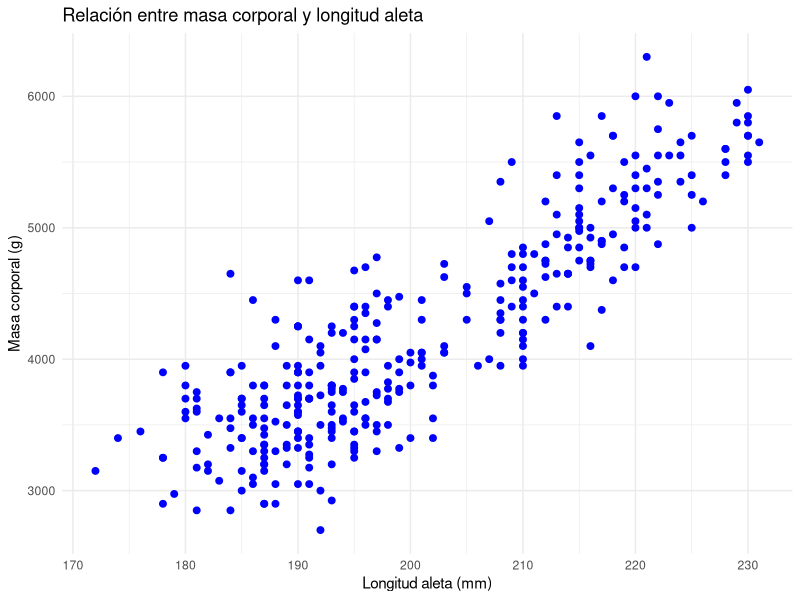
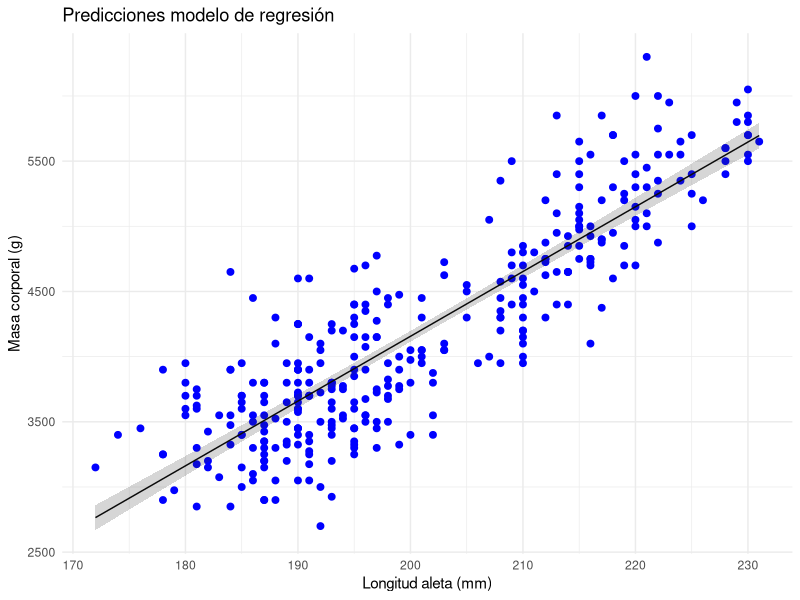
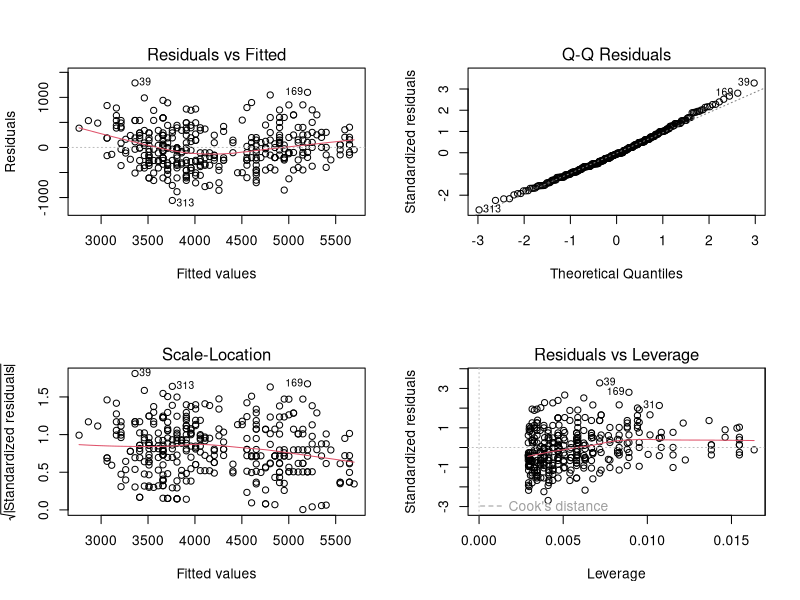
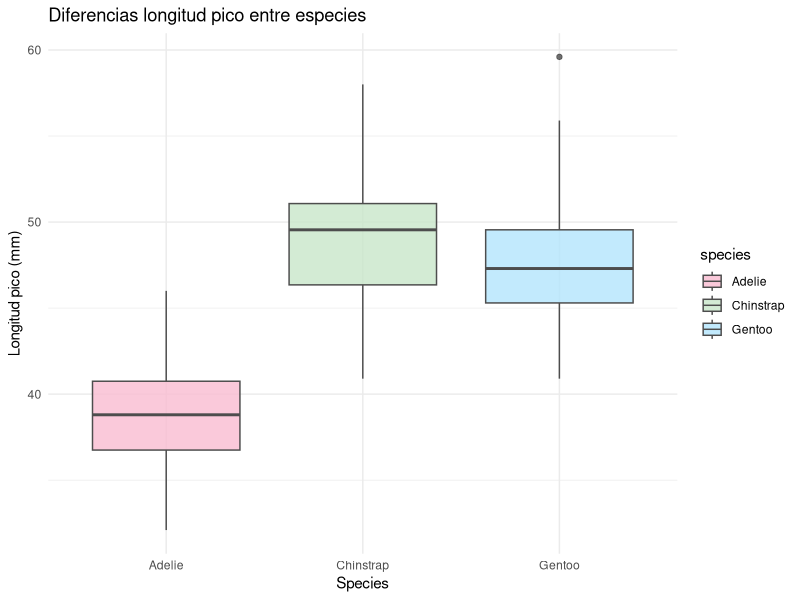
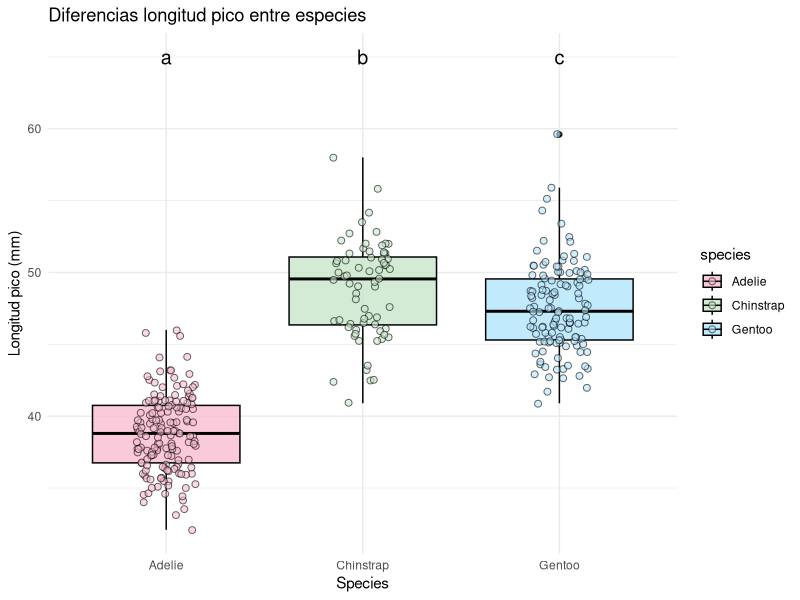
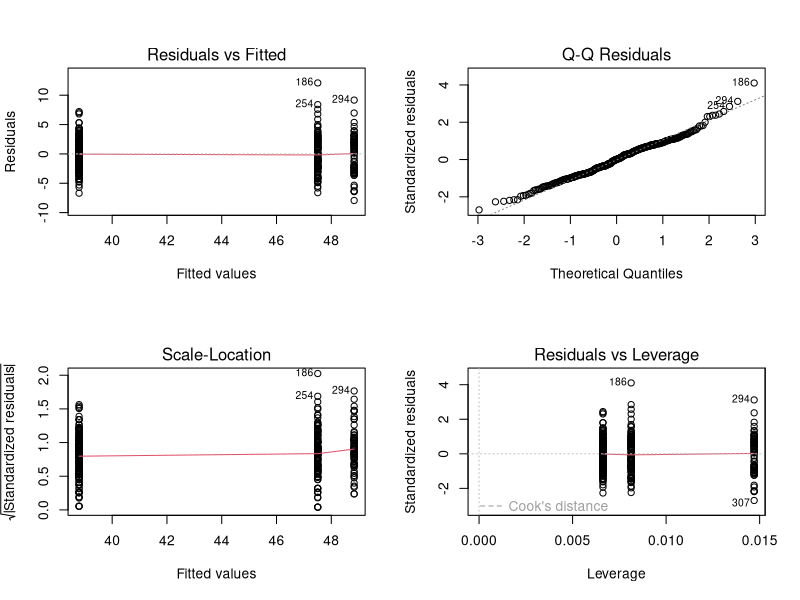
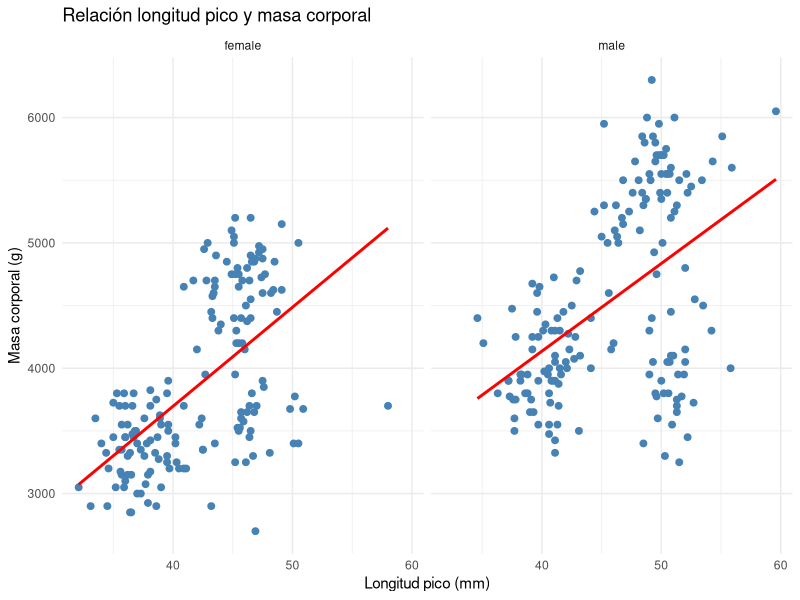
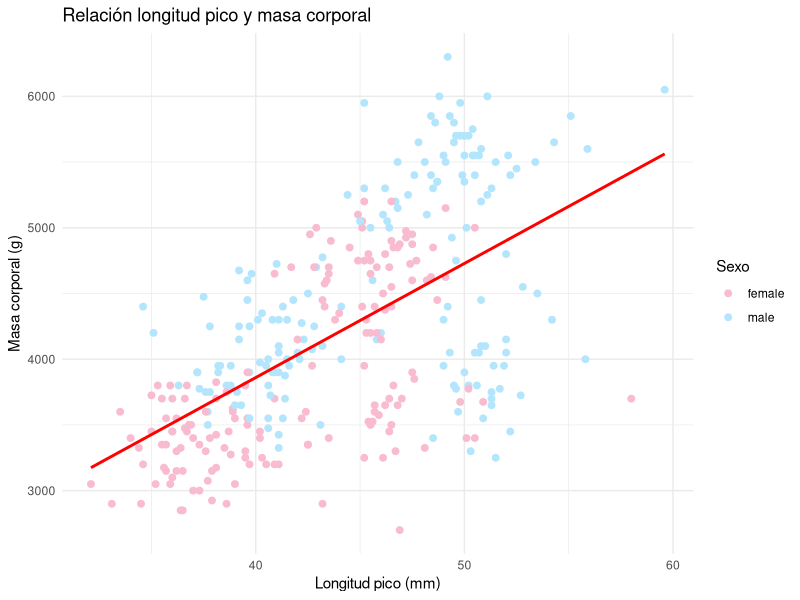

Recreate these plots in R, in order.
## ---- chunk 1
#| echo: true
library(palmerpenguins)
data(penguins)
head(penguins)
# eliminamos NAs variables que vamos a utilizar
library(dplyr)
penguins_clean <- penguins %>%
  filter(!is.na(flipper_length_mm), !is.na(body_mass_g))
## ---- chunk 2
#| echo: true
#| attr-source: "style='font-size: 0.8em'"
#| attr-output: "style='font-size: 0.2em'"
#| fig-width: 7     # ancho en pulgadas
#| fig-height: 5    # alto en pulgadas
#| fig-align: "center"
library(ggplot2)
ggplot(data = penguins_clean, aes(x = flipper_length_mm, y = body_mass_g)) +  
  geom_point(color = "blue", size = 2) +      
  labs(x = "Longitud aleta (mm)",         
       y = "Masa corporal (g)",                   
      title = "Relación entre masa corporal y longitud aleta "   
  ) +
  theme_minimal()        
## ---- chunk 3
#| echo: true
lm_reg1 <- lm(body_mass_g ~ flipper_length_mm, data = penguins_clean)
## ---- chunk 4
#| echo: true
anova(lm_reg1)
## ---- chunk 5
#| echo: true
summary(lm_reg1)
## ---- chunk 6
#| echo: true
#| attr-source: "style='font-size: 0.5em'"
#| attr-output: "style='font-size: 0.4em'"
#| fig-width: 7     # ancho en pulgadas
#| fig-height: 5    # alto en pulgadas
#| fig-align: "center"
library(broom)
library(tidyverse)
library(dplyr)
preds <- augment(lm_reg1, type.predict = "response", se_fit = TRUE)
preds <- preds %>%
  mutate(lower = .fitted - 1.96 * .se.fit,upper = .fitted + 1.96 * .se.fit)
  
ggplot(data = preds, aes(x = flipper_length_mm, y = body_mass_g)) +  
  geom_point(color = "blue", size = 2) +     
  geom_line(aes(y = .fitted)) +
  geom_ribbon(aes(ymin = lower, ymax = upper), alpha = 0.2) +
  labs(x = "Longitud aleta (mm)",         
       y = "Masa corporal (g)",                   
      title = "Predicciones modelo de regresión"   
  ) +
  theme_minimal()        
## ---- chunk 7
#| echo: true
#| attr-source: "style='font-size: 0.6em'"
#| attr-output: "style='font-size: 0.4em'"
#| fig-width: 6     # ancho en pulgadas
#| fig-height: 6    # alto en pulgadas
#| fig-align: "left"
par(mfrow=c(2,2))
plot(lm_reg1)      
## ---- chunk 8
#| echo: true
#| attr-source: "style='font-size: 0.6em'"
#| attr-output: "style='font-size: 0.4em'"
shapiro.test(residuals(lm_reg1))
## ---- chunk 9
#| echo: true
#| attr-source: "style='font-size: 0.6em'"
#| attr-output: "style='font-size: 0.4em'"
library(lmtest)
resettest(lm_reg1)
## ---- chunk 10
#| echo: true
#| attr-source: "style='font-size: 0.6em'"
#| attr-output: "style='font-size: 0.4em'"
library(car)
ncvTest(lm_reg1)
## ---- chunk 11
#| echo: true
#| attr-source: "style='font-size: 0.8em'"
#| attr-output: "style='font-size: 0.2em'"
#| fig-width: 7     # ancho en pulgadas
#| fig-height: 5    # alto en pulgadas
#| fig-align: "center"
ggplot(data = penguins, aes(x = species, y = bill_length_mm, fill = species)) +  
  geom_boxplot(alpha = 0.8, color = "gray30") +
  scale_fill_manual(values = c("#F8BBD0", "#C8E6C9", "#B3E5FC")) +
  labs(x = "Species",         
       y = "Longitud pico (mm)",                   
      title = "Diferencias longitud pico entre especies"   
  ) +
  theme_minimal()        
## ---- chunk 12
#| echo: true
penguins$species <- as.factor(penguins$species)
lm_reg2 <- lm(bill_length_mm ~ species, data = penguins)
## ---- chunk 13
#| echo: true
anova(lm_reg2)
## ---- chunk 14
#| echo: true
#| attr-source: "style='font-size: 0.6em'"
#| attr-output: "style='font-size: 0.4em'"
summary(lm_reg2)
## ---- chunk 15
#| echo: true
 contrasts(penguins$species)
## ---- chunk 16
#| echo: true
library(multcomp)
posthoc_species <- glht(lm_reg2, linfct=mcp(species="Tukey"))
summary(posthoc_species)
## ---- chunk 17
#| echo: true
#| attr-source: "style='font-size: 0.5em'"
#| attr-output: "style='font-size: 0.2em'"
#| fig-width: 9    # ancho en pulgadas
#| fig-height: 6    # alto en pulgadas
#| fig-align: "center"
ggplot(data = penguins, aes(x = species, y = bill_length_mm, fill = species, color = species)) +  
  geom_boxplot(alpha = 0.8, color = "black") +
  geom_jitter(width = 0.15, alpha = 0.6, size = 2, shape=21, color="black") +
  scale_fill_manual(values = c("#F8BBD0", "#C8E6C9", "#B3E5FC")) +
  scale_color_manual(values = c("#F8BBD0", "#C8E6C9", "#B3E5FC")) +
 labs(x = "Species",         
       y = "Longitud pico (mm)",                   
      title = "Diferencias longitud pico entre especies"   
  ) +
  theme_minimal() +
  geom_text(data = penguins[2,], aes(y = 65, label = "a"), color="black", 
            size=5, nudge_x = 0) +
  geom_text(data = penguins[2,], aes(y = 65, label = "b"), color="black", 
            size=5, nudge_x = 1) +
  geom_text(data = penguins[2,], aes(y = 65, label = "c"), color="black", 
            size=5, nudge_x = 2) 
## ---- chunk 18
#| echo: true
#| attr-source: "style='font-size: 0.6em'"
#| attr-output: "style='font-size: 0.4em'"
#| fig-width: 6     # ancho en pulgadas
#| fig-height: 6    # alto en pulgadas
#| fig-align: "left"
par(mfrow=c(2,2))
plot(lm_reg2)      
## ---- chunk 19
#| echo: true
levels(penguins$species)
penguins$species <- relevel(penguins$species, ref = "Gentoo")
levels(penguins$species)
## ---- chunk 20
#| echo: true
#| attr-source: "style='font-size: 0.6em'"
#| attr-output: "style='font-size: 0.2em'"
#| fig-width: 9    # ancho en pulgadas
#| fig-height: 6    # alto en pulgadas
#| fig-align: "center"
ggplot(subset(penguins, !is.na(sex)), aes(x = bill_length_mm, y = body_mass_g)) +
  geom_point(color = "steelblue", size = 2) +
  geom_smooth(method = "lm", se = FALSE, color = "red") +
  facet_wrap(~ sex) +
  labs(
    title = "Relación longitud pico y masa corporal",
    x = "Longitud pico (mm)",
    y = "Masa corporal (g)"
  ) +
  theme_minimal()
## ---- chunk 21
#| echo: true
lm_3 <- lm(body_mass_g ~ bill_length_mm*sex, data = penguins)
## ---- chunk 22
#| echo: true
anova(lm_3)
## ---- chunk 23
#| echo: true
lm_4 <- lm(body_mass_g ~ bill_length_mm+sex, data = penguins)
anova(lm_4)
## ---- chunk 24
#| echo: true
#| attr-source: "style='font-size: 0.6em'"
#| attr-output: "style='font-size: 0.2em'"
#| fig-width: 9    # ancho en pulgadas
#| fig-height: 6    # alto en pulgadas
#| fig-align: "center"
ggplot(subset(penguins, !is.na(sex)), aes(x = bill_length_mm, y = body_mass_g, color = sex)) +
  geom_point(size = 2) +
  scale_color_manual(values = c("#F8BBD0", "#B3E5FC")) +
  geom_smooth(method = "lm", se = FALSE, color = "red") +
  labs(
    title = "Relación longitud pico y masa corporal",
    x = "Longitud pico (mm)",
    y = "Masa corporal (g)",
    color = "Sexo"
  ) +
  theme_minimal()
## ---- chunk 25
#| echo: true
#| attr-source: "style='font-size: 0.6em'"
#| attr-output: "style='font-size: 0.2em'"
#| fig-width: 9    # ancho en pulgadas
#| fig-height: 6    # alto en pulgadas
#| fig-align: "center"
ggplot(data = subset(penguins, !is.na(sex)), aes(x = sex, y = body_mass_g, fill = sex, color = sex)) +  
  geom_boxplot(alpha = 0.8, color = "black") +
  geom_jitter(width = 0.15, alpha = 0.6, size = 2, shape=21, color="black") +
  scale_fill_manual(values = c("#F8BBD0", "#B3E5FC")) +
  scale_color_manual(values = c("#F8BBD0", "#B3E5FC")) +
 labs(x = "Sexo",         
       y = "Masa corporal (g)",                   
      title = "Diferencias masa corporal entre sexo"   
  ) +
  theme_minimal() +
  geom_text(data = penguins[2,], aes(y = 6500, label = "a"), color="black", 
            size=5, nudge_x = 0) +
  geom_text(data = penguins[2,], aes(y = 6500, label = "b"), color="black", 
            size=5, nudge_x = 1)         
## ---- chunk 26
#| echo: true
#| attr-source: "style='font-size: 0.6em'"
#| attr-output: "style='font-size: 0.2em'"
#| fig-width: 18    # ancho en pulgadas
#| fig-height: 6    # alto en pulgadas
#| fig-align: "center"
ggplot(subset(penguins, !is.na(species)), aes(x = flipper_length_mm, y = body_mass_g)) +
  geom_point(color = "steelblue", size = 2) +
  geom_smooth(method = "lm", se = FALSE, color = "red") +
  facet_wrap(~ species) +
  labs(
    title = "Relación longitud aleta y masa corporal",
    x = "Longitud aleta (mm)",
    y = "Masa corporal (g)"
  ) +
  theme_minimal()
## ---- chunk 27
#| echo: true
#| attr-source: "style='font-size: 0.6em'"
#| attr-output: "style='font-size: 0.4em'"
datos_limpios <- penguins %>%
  filter(!is.na(flipper_length_mm))
lm_5 <- lm(body_mass_g ~ flipper_length_mm*species, data = datos_limpios)
anova(lm_5)
## ---- chunk 28
#| echo: true
#| attr-source: "style='font-size: 0.7em'"
#| attr-output: "style='font-size: 0.4em'"
summary(lm_5)
## ---- chunk 29
#| echo: true
#| attr-source: "style='font-size: 0.4em'"
#| attr-output: "style='font-size: 0.7em'"
#| fig-width: 9    # ancho en pulgadas
#| fig-height: 6    # alto en pulgadas
#| fig-align: "center"
newdata <- expand.grid(
  flipper_length_mm = seq(min(datos_limpios$flipper_length_mm), max(datos_limpios$flipper_length_mm), length.out = 100),
  species = levels(datos_limpios$species)
)
predicciones_grid <- augment(lm_5, newdata = newdata)

ggplot(datos_limpios, aes(x = flipper_length_mm, y = body_mass_g, color = species)) +
  geom_point(alpha = 0.5) +
  geom_line(data = predicciones_grid, aes(x= flipper_length_mm, y = .fitted, group = species, color = species), size = 1.2) +
  scale_color_manual(values = c("#F8BBD0", "#C8E6C9", "#B3E5FC")) +
  labs(
    title = "ANCOVA: predicciones por especie",
    x = "Longitud aleta (mm)",
    y = "Masa corporal (g)",
    color = "Especie"
  ) +
  theme_minimal()
## ---- chunk 30
#| echo: true
#| #| fig-width: 9    # ancho en pulgadas
#| fig-height: 7    # alto en pulgadas
par(mfrow=c(2,2))
plot(lm_5)
